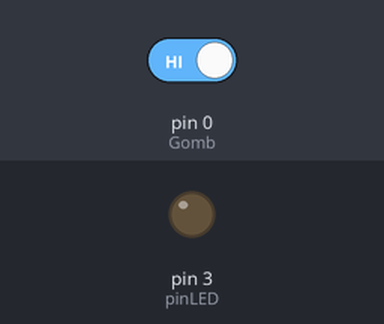
Bench run of a sketch on a simulated Arduino Uno, built with avr-gcc and run on an emulated ATmega328P. Shown: output pins drawn as LEDs (lit = HIGH). The test bench sets the inputs (shaded band); at power-on: pin 0 (Gomb) HIGH.

Above: at 1.2 s.
1.3 s: pin 0 (Gomb) driven LOW
At 2.37 s:
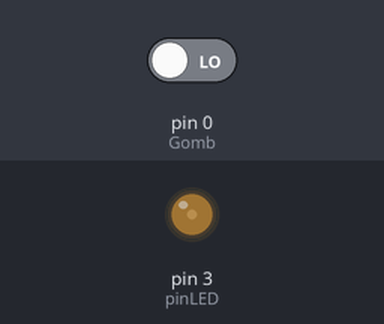
At 6.7 s:
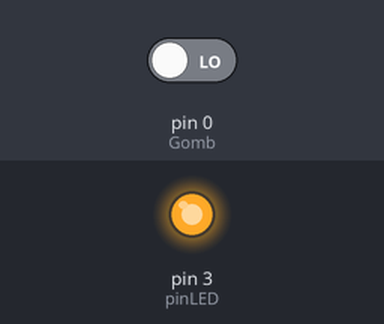
Timing chart, 0 to 8.2 s (numbered marks = the images above; inputs shaded):
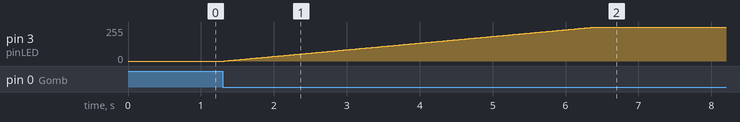

The sketch:

gomb5mp.ino
```cpp
byte pinLED=3;
byte Gomb=0;
bool be,oldbe, allapot=0;
int fenyero, i;

void setup() {
  // put your setup code here, to run once:
pinMode(pinLED,OUTPUT);
pinMode(Gomb,INPUT);
}

void loop() {
  // put your main code here, to run repeatedly:
be=digitalRead(Gomb);
if(be==0 && be!=oldbe)
{
  if(allapot==0)
  {
for(i=0;i<255;i++)
{
  fenyero=i;
  analogWrite(pinLED,fenyero);
  delay(20);
}
}
else
{
for(i=255;i>0;i--)
{
  fenyero=i;
  analogWrite(pinLED,fenyero);
  delay(20);
}
}
allapot=!allapot;
}
oldbe=be;
}
```

Measured:
- after the input at 1.3 s, pin 3 (pinLED): moves from 0/255 to 254/255 over 5.1 s, starting at once
